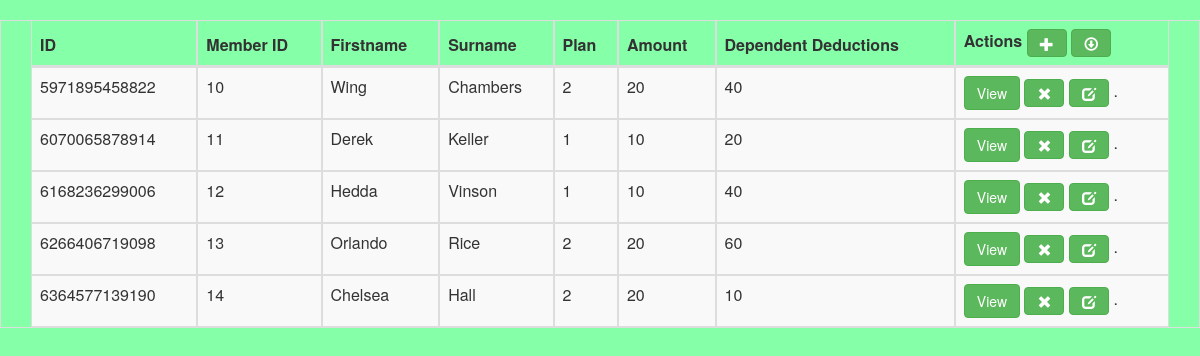
/employeeTable.php?farmID=2, run on the app's committed database.
### tables this page shows
CREATE TABLE `members` (
  `ID` varchar(13) NOT NULL,
  `memID` int(11) NOT NULL,
  `coverageDate` date NOT NULL,
  `planID` int(11) NOT NULL,
  `farmID` varchar(256) NOT NULL
);

CREATE TABLE `persons` (
  `IDnum` varchar(13) NOT NULL,
  `PhoneNum` varchar(14) NOT NULL,
  `DOB` date NOT NULL,
  `email` varchar(256) NOT NULL,
  `fnames` varchar(256) NOT NULL,
  `sname` varchar(256) NOT NULL
);

CREATE TABLE `plans` (
  `planID` int(11) NOT NULL,
  `deductionAmount` int(255) NOT NULL,
  `paymentAmount` int(255) NOT NULL
);

### includes/dbFunctions.php (called while the page is built, shortened)
<?php
function selectEmp($farmID)
    {
        $sqlConn = connectToDb();
        $query = "SELECT persons.IDnum,members.memID, persons.fnames, persons.sname,  members.planID, plans.deductionAmount, plans.paymentAmount,totalDep.deductable
FROM members
LEFT OUTER join persons on persons.IDnum = members.ID
LEFT OUTER join plans on plans.planID = members.planID
LEFT OUTER join (SELECT memID, sum(plans.deductionAmount)as deductable from dependents inner join plans on plans.planID = dependents.planID group by memID) as totalDep on members.memID =totalDep.memID
Where members.farmID =  '".$farmID."'";
        $result = $sqlConn ->query($query);
        return $result;
    }
?>

### employeeTable.php (the view, shortened to what this page needs)
<?php
include ('includes/dbFunctions.php');
if(isset($_SESSION["UserID"]) and ($_SESSION["UserType"]==0)) {
    $farmID =$_SESSION["UserID"];
}
else {
    $farmID = $_GET["farmID"];
}
$table = selectEmp($farmID);
?>
<head>
<link rel="stylesheet" href="http://maxcdn.bootstrapcdn.com/bootstrap/3.3.6/css/bootstrap.min.css">
    <link rel="stylesheet" href="Stylesheet.css">
</head>
<body>
<br>
<div class="text-center">
<table class="table table-striped table-bordered">
    <thead class="thead-dark">
    <tr>
        <th>ID</th>
        <th>Member ID</th>
        <th>Firstname</th>
        <th>Surname</th>
        <th>Plan</th>
        <th>Amount</th>
        <th>Dependent Deductions</th>
        <th>
                Actions
            <button type="button" class="btn btn-success" data-toggle="modal" data-target="#submitAddMemberTicketModal">
                <span class="glyphicon glyphicon-plus"></span>
            </button>
            <button type="button" class="btn btn-success" onclick="loadFarmPDF()">
                <span class="glyphicon glyphicon-download"></span>
            </button>
        </th>
    </tr>
    </thead>
    <?php
            while($row =$table->fetch_array(MYSQLI_BOTH)  )
            {
                echo '<tr>'
                    . '<td>' . $row['IDnum'] . '</td>'
                    . '<td>' . $row['memID'] . '</td>'
                    . '<td>' .  $row['fnames']  . '</td>'
                    . '<td>' .  $row['sname']  . '</td>'
                    . '<td>' .  $row['planID']  . '</td>'
                    . '<td>' .  $row['deductionAmount']  . '</td>'
                    . '<td>' .  $row['deductable']  . '</td>'
                    .'<td> <button class="btn btn-success" onclick="isolatedEmp('.$row['memID'].','.$farmID.')"> View</button>'
            . '
                                    <button type="button" class="btn btn-success" data-toggle="modal" data-target="#submitRemoveTicketModal' . $row['memID'] . ' ">
                        <span class="glyphicon glyphicon-remove"></span>
                    </button>
                    <div class="modal fade" id="submitRemoveTicketModal' . $row['memID'] . '" tabindex="-1" role="dialog" aria-labelledby="submitRemoveTicketModalLabel"
                         aria-hidden="true">
                                           Remove ' . $row['fnames'] . ' ' .$row['sname'] . '
                                        <input id = "input' . $row['memID'] . '"  type = "text" name ="comment" >
                                        <input onclick="submitRemoveTicket('.$row['memID'].',' . $farmID . ')"  type="submit" class="btn btn-success">
                    </div>
                    <button type="button" class="btn btn-success" data-toggle="modal" data-target="#submitEditTicketModal' . $row['memID'] . ' ">
                        <span class="glyphicon glyphicon-edit"></span>
                    </button>
                    <div class="modal fade" id="submitEditTicketModal' . $row['memID'] . '" tabindex="-1" role="dialog" aria-labelledby="submitEditTicketModalLabel"
                         aria-hidden="true">
                                        <label>Edit '.  $row['fnames'].' '. $row['sname'].' </label>
                                        <input type="text" name = "PhoneNumber" id="pn' . $row['memID'] . '">
                                        <input type="text" name = "Email" id = "em' . $row['memID'] . '">
                                        <select id = "plans' . $row['memID'] . '" name = "planID" >
                                        </select>
                                        <input id = "editinput' . $row['memID'] . '"  type = "text" name ="comment" >
                                        <input type = "submit" onclick = "submitEditTicket('.$row['memID'].',' . $farmID . ')" class="btn btn-success">
                    </div>
            .</td>'
            . '<tr>';
    }
    ?>
</table>
</div>
</body>
</html>

### Stylesheet.css (style rules this page uses)
table { padding-left: 30px; padding-right: 30px; border-collapse: separate; }
body { background-color: rgba(68, 255, 122, 0.65); }

### data on the page
members: persons.IDnum "5971895458822", memID "10", persons.fnames "Wing", persons.sname "Chambers", planID "2", planID.deductionAmount "20", deductable "40"
members: persons.IDnum "6070065878914", memID "11", persons.fnames "Derek", persons.sname "Keller", planID "1", planID.deductionAmount "10", deductable "20"
members: persons.IDnum "6168236299006", memID "12", persons.fnames "Hedda", persons.sname "Vinson", planID "1", planID.deductionAmount "10", deductable "40"
members: persons.IDnum "6266406719098", memID "13", persons.fnames "Orlando", persons.sname "Rice", planID "2", planID.deductionAmount "20", deductable "60"
members: persons.IDnum "6364577139190", memID "14", persons.fnames "Chelsea", persons.sname "Hall", planID "2", planID.deductionAmount "20", deductable "10"
